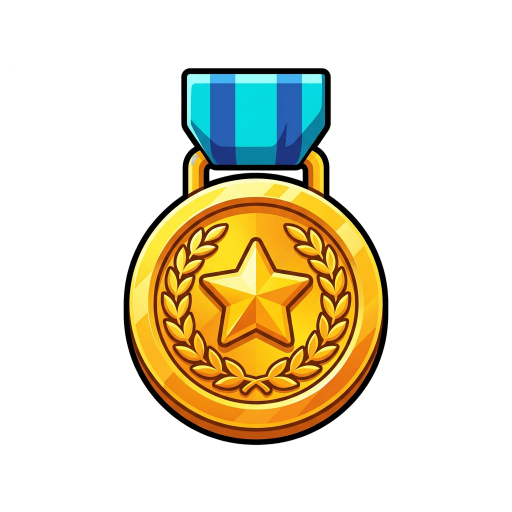
#> input picture art/medals/gold_raw.png, 1024 x 1024 px (shown at 1/2 size)
$ python make_medal_art.py
#> lines starting #> are read from the running program, lines starting #| are printed output that depends on the picture
"""Prepare the finish board's medal and mascot art for the HUD (Pillow, no UEFN): the three medal renders and Volt's
cheering portrait come from Meshy (bought 2026-10-13, kept untracked under art/) as 1024x1024 RGBA with a transparent
background; each becomes a 256x256 HUD texture that console/verse/fnm_ui.verse draws on the finish board.

    python tools/make_medal_art.py [OUTDIR]   # writes tools/art/fnm_medal_{gold,silver,bronze}.png, fnm_volt.png and
                                              # fnm_volt_{wag,thumbs,fire,shocked,go,think}.png

    art/medals/gold_raw.png            -> fnm_medal_gold.png      (T_fnm_medal_gold,   ShowResults, Medal "GOLD")
    art/medals/silver_raw.png          -> fnm_medal_silver.png    (T_fnm_medal_silver, Medal "SILVER")
    art/medals/bronze_raw.png          -> fnm_medal_bronze.png    (T_fnm_medal_bronze, Medal "BRONZE")
    art/mascot/hud_portrait_raw.png    -> fnm_volt.png            (T_fnm_volt, the host on every finish board)
    art/mascot/reactions/<kind>_raw.png -> fnm_volt_<kind>.png    (T_fnm_volt_<kind>, kind = wag thumbs fire shocked go think:
                                                                  the reaction card, fnm_ui.verse ShowVolt)
    art/logo/logo_b_raw.png            -> fnm_logo.png            (T_fnm_logo, the DOORS OF DOOM logo over the grade picker;
                                                                  LOGO_JOB: NOT square, see prepare_logo)

Per image: alpha below ALPHA_CUT (16) is zeroed (the raw silver and bronze carry a stray near-transparent pixel at the
image edge, so their alpha bbox started at 0,0 and the medal would have shrunk), the image is cropped to the bbox of what
is left, padded to a square with the subject centred (transparent padding), and resized to 256x256 (LANCZOS; Pillow
resizes RGBA premultiplied, so no dark fringe). Deterministic: a rerun writes identical bytes. Then
`python tools/import_art.py medal_gold medal_silver medal_bronze volt` brings the textures into the UEFN project (HUD keys
are the PNG names less "fnm_").
The logo (G9 D2, 2026-10-13; Aaron chose logo b) keeps its aspect: the same alpha cut and crop, then resized to LOGO_WIDTH
wide (prepare_logo), 512 x 284. `python tools/import_art.py logo` imports it (never --force: nothing else uses it yet, but
the default keeps an existing one).
"""
import sys
from pathlib import Path

from PIL import Image

ROOT = Path(__file__).resolve().parents[1]
OUT = Path(__file__).parent / "art"
SIZE = 256
ALPHA_CUT = 16
# (raw file, output name)
JOBS = (
    ("art/medals/gold_raw.png", "fnm_medal_gold.png"),
    ("art/medals/silver_raw.png", "fnm_medal_silver.png"),
    ("art/medals/bronze_raw.png", "fnm_medal_bronze.png"),
    ("art/mascot/hud_portrait_raw.png", "fnm_volt.png"),
    # Volt's reaction cards (Meshy, bought 2026-10-13): fnm_ui.verse ShowVolt(Player, Kind) draws one for ~1.8 s.
    ("art/mascot/reactions/wag_raw.png", "fnm_volt_wag.png"),
    ("art/mascot/reactions/thumbs_raw.png", "fnm_volt_thumbs.png"),
    ("art/mascot/reactions/fire_raw.png", "fnm_volt_fire.png"),
    ("art/mascot/reactions/shocked_raw.png", "fnm_volt_shocked.png"),
    ("art/mascot/reactions/go_raw.png", "fnm_volt_go.png"),
    ("art/mascot/reactions/think_raw.png", "fnm_volt_think.png"),
)
# The logo over the grade picker (fnm_ui.verse LogoArt): cropped to its letters, aspect kept, LOGO_WIDTH wide.
LOGO_JOB = ("art/logo/logo_b_raw.png", "fnm_logo.png")
LOGO_WIDTH = 512


def prepare(raw: Image.Image) -> Image.Image:
    """Zero alpha below ALPHA_CUT, crop to the alpha bbox, centre on a transparent square, resize to SIZE x SIZE."""
    im = raw.convert("RGBA")
#> im is the input picture: PIL image 1024x1024 RGBA; mean R, G, B, A 46, 38.6, 16.5, 70.6
    r, g, b, a = im.split()
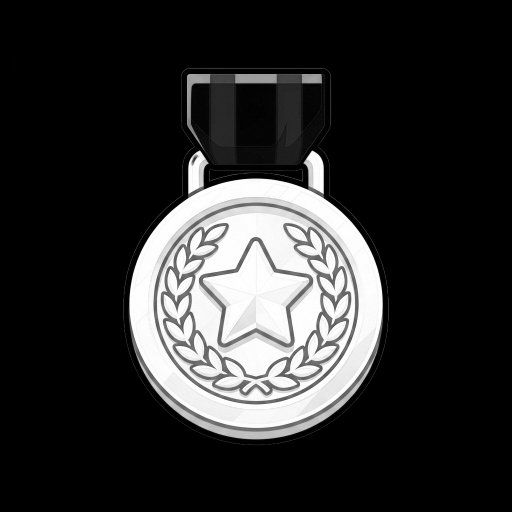
#> r: PIL image 1024x1024 L (shown at 1/2 size); min 0, max 254, mean 46
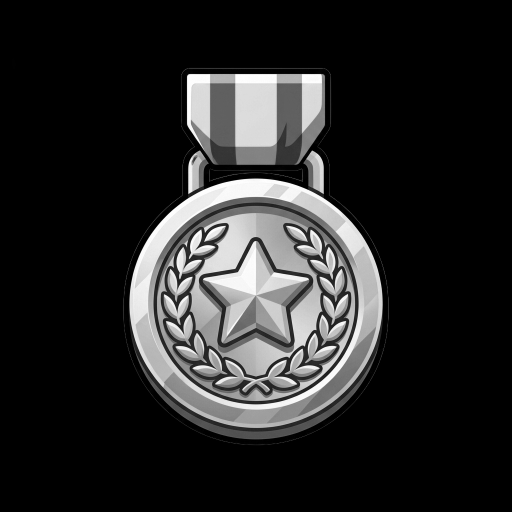
#> g: PIL image 1024x1024 L (shown at 1/2 size); min 0, max 254, mean 38.6
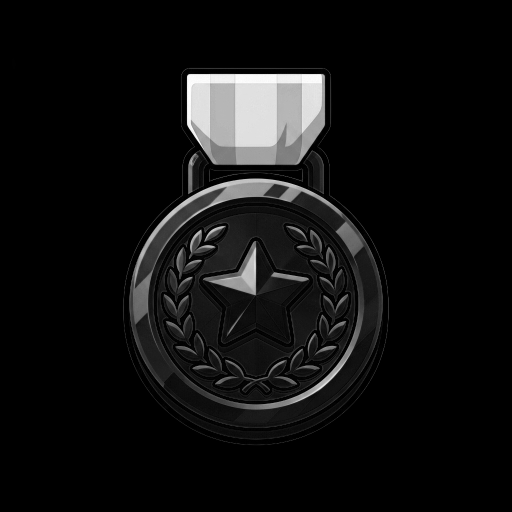
#> b: PIL image 1024x1024 L (shown at 1/2 size); min 0, max 254, mean 16.5
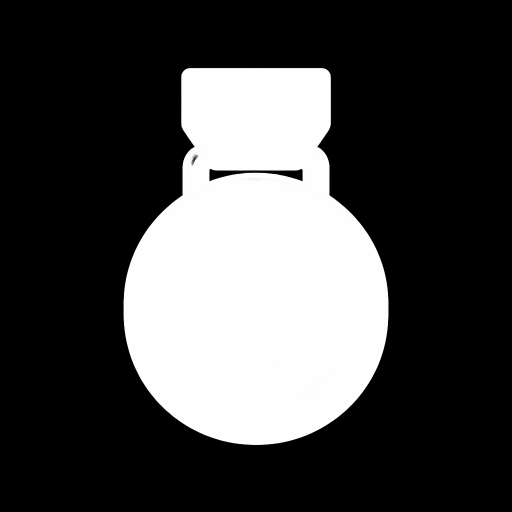
#> a: PIL image 1024x1024 L (shown at 1/2 size); min 0, max 255, mean 70.6
    a = a.point(lambda v: 0 if v < ALPHA_CUT else v)
    im = Image.merge("RGBA", (r, g, b, a))
    box = a.getbbox()
#> box = (246, 136, 777, 891)
    if box is None:
        raise ValueError("image has no pixel at or above the alpha cut")
    im = im.crop(box)
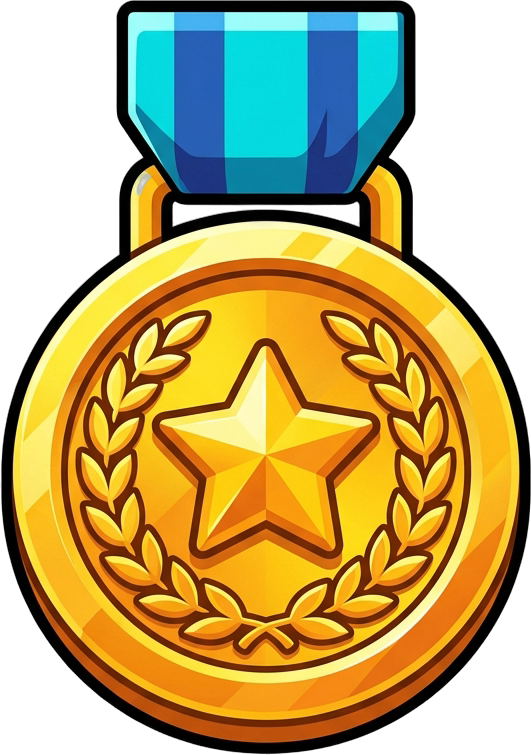
#> im: PIL image 531x755 RGBA; mean R, G, B, A 120.3, 100.9, 43.2, 184.7; transparent parts drawn white
    w, h = im.size
#> w = 531; h = 755
    side = max(w, h)
#> side = 755
    square = Image.new("RGBA", (side, side), (0, 0, 0, 0))
#> square: PIL image 755x755 RGBA; every value is 0
    square.paste(im, ((side - w) // 2, (side - h) // 2))
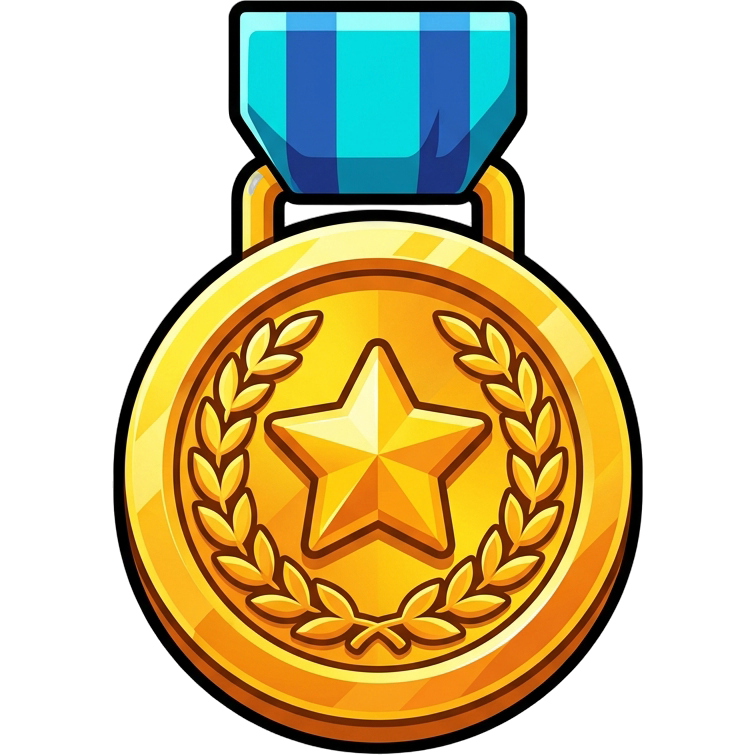
#> square: PIL image 755x755 RGBA; mean R, G, B, A 84.6, 71, 30.4, 129.9; transparent parts drawn white
    return square.resize((SIZE, SIZE), Image.LANCZOS)
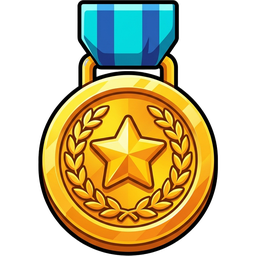
#> returned value: PIL image 256x256 RGBA; mean R, G, B, A 84.8, 71.3, 31, 129.9; transparent parts drawn white


def crop_to_alpha(raw: Image.Image) -> Image.Image:
    """Zero alpha below ALPHA_CUT and crop to the alpha bbox of what is left."""
    im = raw.convert("RGBA")
    r, g, b, a = im.split()
    a = a.point(lambda v: 0 if v < ALPHA_CUT else v)
    box = a.getbbox()
    if box is None:
        raise ValueError("image has no pixel at or above the alpha cut")
    return Image.merge("RGBA", (r, g, b, a)).crop(box)


def prepare_logo(raw: Image.Image, width: int = LOGO_WIDTH) -> Image.Image:
    """The logo: cropped to its alpha bbox (as prepare), aspect kept, resized to `width` wide (height rounded)."""
    im = crop_to_alpha(raw)
    w, h = im.size
    return im.resize((width, round(width * h / w)), Image.LANCZOS)


def main(out: Path = OUT):
    out.mkdir(parents=True, exist_ok=True)
    for src, name in JOBS:
        done = prepare(Image.open(ROOT / src))
        done.save(out / name, optimize=False)
        print(f"wrote {out / name}  {done.size[0]}x{done.size[1]}  alpha bbox {done.getchannel('A').getbbox()}")
#| wrote tools/art/fnm_medal_gold.png  256x256  alpha bbox (36, 0, 221, 256)
#> pass 2 of the loop in main, `for src, name in JOBS:`:
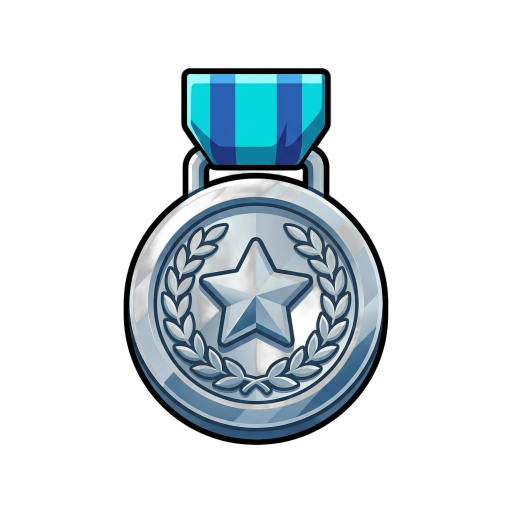
#> input picture art/medals/silver_raw.png, 1024 x 1024 px (shown at 1/2 size)
#> in prepare, im is the input picture: PIL image 1024x1024 RGBA; mean R, G, B, A 25, 34.1, 38.5, 63.6
#> in prepare (call 2), `im = im.crop(box)`:
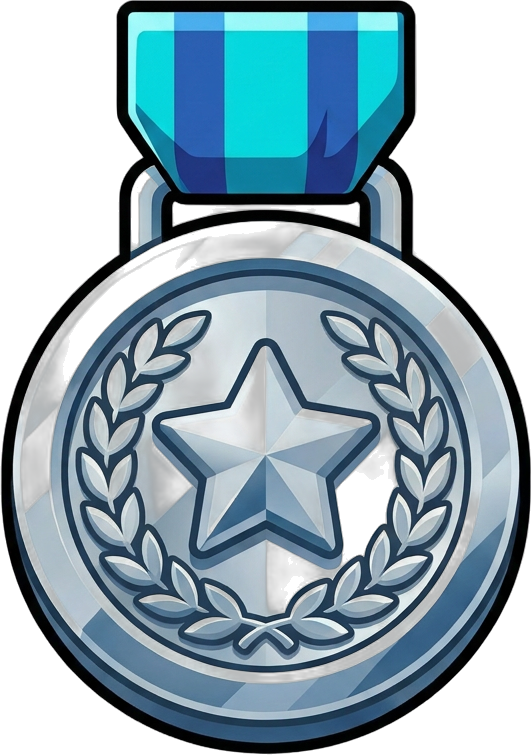
#> im: PIL image 531x755 RGBA; mean R, G, B, A 65.5, 89.2, 100.8, 166.3; transparent parts drawn white
#> in prepare (call 2), `return square.resize((SIZE, SIZE), Image.LANCZOS)`:
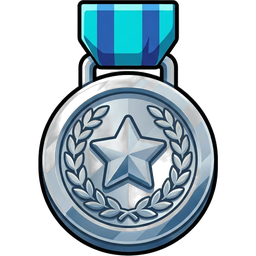
#> returned value: PIL image 256x256 RGBA; mean R, G, B, A 46.9, 63.6, 71.7, 116.9; transparent parts drawn white
#| wrote tools/art/fnm_medal_silver.png  256x256  alpha bbox (36, 0, 221, 256)
#> pass 3 of the loop in main, `for src, name in JOBS:`:
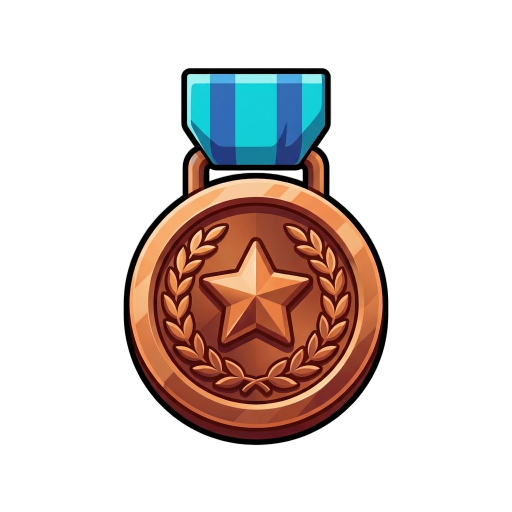
#> input picture art/medals/bronze_raw.png, 1024 x 1024 px (shown at 1/2 size)
#> in prepare, im is the input picture: PIL image 1024x1024 RGBA; mean R, G, B, A 35.6, 24.7, 20.4, 70.7
#> in prepare (call 3), `im = im.crop(box)`:
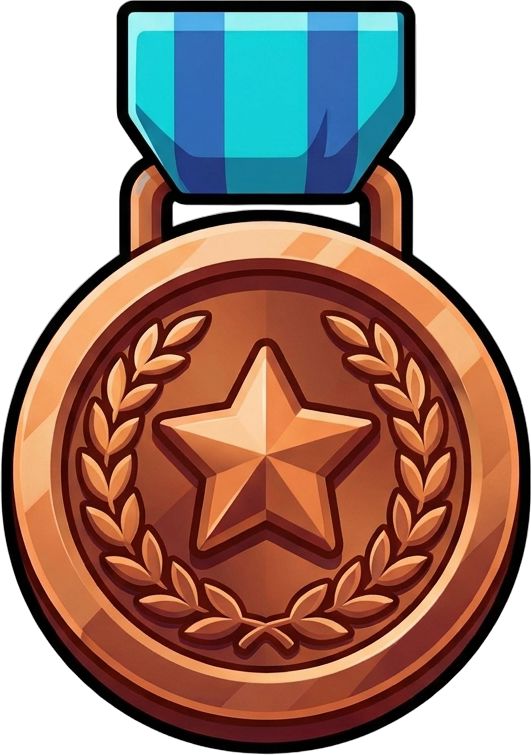
#> im: PIL image 531x755 RGBA; mean R, G, B, A 93.2, 64.5, 53.4, 184.8; transparent parts drawn white
#> in prepare (call 3), `return square.resize((SIZE, SIZE), Image.LANCZOS)`:
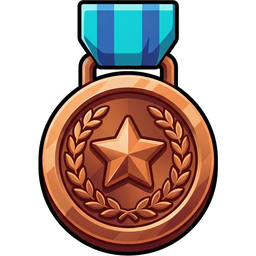
#> returned value: PIL image 256x256 RGBA; mean R, G, B, A 66, 45.9, 38.2, 130; transparent parts drawn white
#| wrote tools/art/fnm_medal_bronze.png  256x256  alpha bbox (36, 0, 221, 256)
#> the loop made 4 passes; the first 3 are shown
    src, name = LOGO_JOB
    done = prepare_logo(Image.open(ROOT / src))
    done.save(out / name, optimize=False)
    print(f"wrote {out / name}  {done.size[0]}x{done.size[1]}  alpha bbox {done.getchannel('A').getbbox()}")


if __name__ == "__main__":
#> (the run stopped early here; a loop or call above may not have finished)
